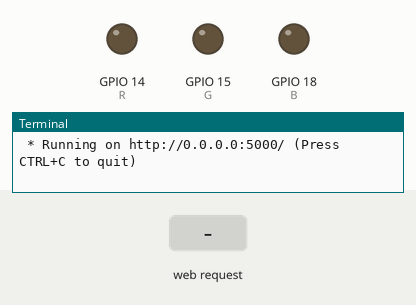
Recording of a program running on a simulated Raspberry Pi (BCM pin numbers). Parts: output pins drawn as LEDs (lit = HIGH), the last lines printed to the terminal. The inputs (shaded band) are chosen by the test bench. The clock reads 2024-03-15 10:24:30 at power-on unless the program sets it.

Above: at 1.2 s.
1.3 s: HTTP request for /led/red/on received
At 1.8 s:
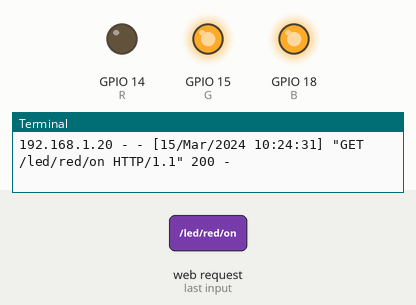
2.8 s: HTTP request for /led/green/on received
At 4.0 s:
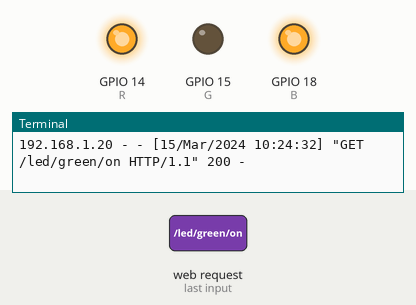
4.3 s: HTTP request for /led/blue/on received
At 5.2 s:
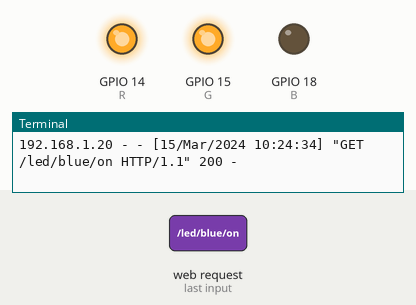
Timing chart, 0 to 7.3 s (numbered marks = the images above; inputs shaded):
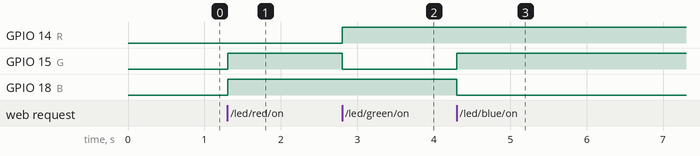

The program:

appLed2.py
```python
from flask import Flask
import RPi.GPIO as GPIO

app = Flask(__name__)

R = 14
G = 15
B = 18
GPIO.setmode(GPIO.BCM)
GPIO.setup([R, G, B], GPIO.OUT)

@app.route('/')
def ledFlask():
	return 'LED Control Web'

@app.route('/led/<color>/<state>')
def led(color, state):
	if state == 'on':
		if color == 'red':
			GPIO.output(G, GPIO.HIGH)
			GPIO.output(B, GPIO.HIGH)
			GPIO.output(R, GPIO.LOW)
		elif color == 'green':
			GPIO.output(R, GPIO.HIGH)
			GPIO.output(B, GPIO.HIGH)
			GPIO.output(G, GPIO.LOW)
		elif color == 'blue':
			GPIO.output(R, GPIO.HIGH)
			GPIO.output(G, GPIO.HIGH)
			GPIO.output(B, GPIO.LOW)
	else:
			GPIO.output(R, GPIO.HIGH)
			GPIO.output(G, GPIO.HIGH)
			GPIO.output(B, GPIO.HIGH)

	return f'{color} + {state}'

@app.route('/led/clean')
def gpio_clean_up():
	GPIO.cleanup()
	return '<h1>GPIO CLEAN UP</h1>'

if __name__ == '__main__':
	app.run(host='0.0.0.0')
```

Measured:
- after the input at 1.3 s, GPIO 15 (G), GPIO 18 (B): LOW → HIGH at once
- after the input at 2.8 s, GPIO 14 (R): LOW → HIGH at once; GPIO 15 (G): HIGH → LOW at once
- after the input at 4.3 s, GPIO 15 (G): LOW → HIGH at once; GPIO 18 (B): HIGH → LOW at once
